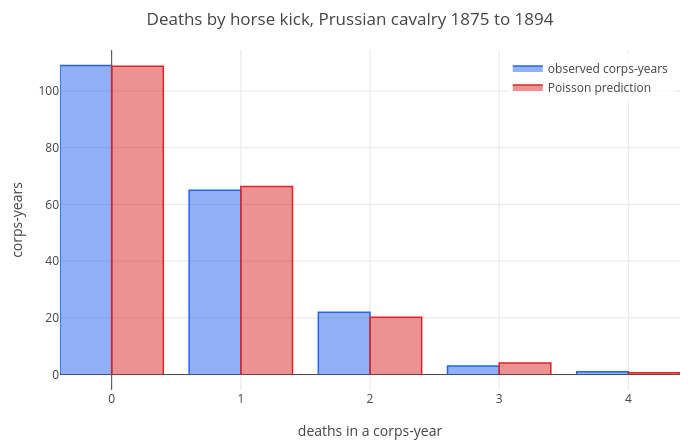

This figure's notebook cell:
### Markdown cell above
On average 0.61 deaths per corps-year. Multiply the Poisson probabilities by 200 to get the predicted number of
corps-years with each count:

### Code cell
predicted = round(200*eval(poisspdf(k, 61/100)), 1)
p = bar(k - 0.2, years, 0.4);
p = show(p, bar(k + 0.2, predicted, 0.4));
p = legend(p, "observed corps-years", "Poisson prediction");
labels(title(p, "Deaths by horse kick, Prussian cavalry 1875 to 1894"), "deaths in a corps-year", "corps-years")

### Figure 1 — Plotly figure (JSON) as saved in the notebook; plotly's stock layout.template omitted (floating-point values rounded to 4 significant figures)
{"data": [{"fill": "toself", "line": {"color": "#2563eb", "width": 1.5}, "mode": "lines", "name": "observed corps-years", "type": "scatter", "x": [-0.4, -0.4, 0, 0, null, 0.6, 0.6, 1, 1, null, 1.6, 1.6, 2, 2, null, 2.6, 2.6, 3, 3, null, 3.6, 3.6, 4, 4, null], "y": [0, 109, 109, 0, null, 0, 65, 65, 0, null, 0, 22, 22, 0, null, 0, 3, 3, 0, null, 0, 1, 1, 0, null]}, {"fill": "toself", "line": {"color": "#dc2626", "width": 1.5}, "mode": "lines", "name": "Poisson prediction", "type": "scatter", "x": [0, 0, 0.4, 0.4, null, 1, 1, 1.4, 1.4, null, 2, 2, 2.4, 2.4, null, 3, 3, 3.4, 3.4, null, 4, 4, 4.4, 4.4, null], "y": [0, 108.7, 108.7, 0, null, 0, 66.3, 66.3, 0, null, 0, 20.2, 20.2, 0, null, 0, 4.1, 4.1, 0, null, 0, 0.6, 0.6, 0, null]}], "layout": {"height": 440, "legend": {"bgcolor": "rgba(255,255,255,0.8)", "x": 0.99, "xanchor": "right", "y": 0.99, "yanchor": "top"}, "margin": {"b": 50, "l": 60, "r": 20, "t": 50}, "showlegend": true, "title": {"text": "Deaths by horse kick, Prussian cavalry 1875 to 1894"}, "width": 700, "xaxis": {"range": [-0.4, 4.4], "title": {"text": "deaths in a corps-year"}, "zeroline": true}, "yaxis": {"range": [-5.45, 114.5], "title": {"text": "corps-years"}, "zeroline": true}}}
